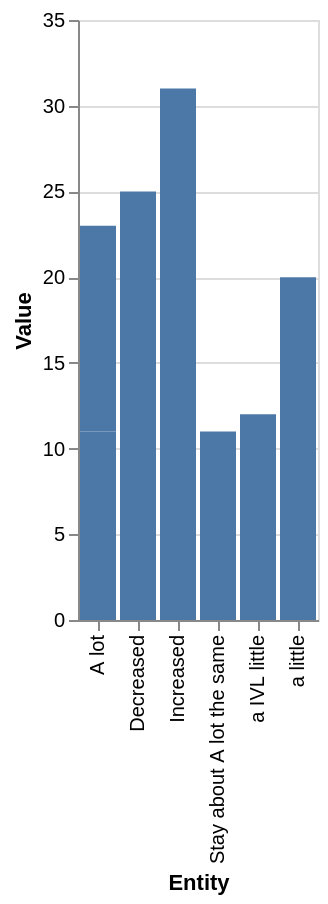

Source (Vega-Lite JSON):
### Vega-Lite specification from a JSON file in a GitHub repository (floating-point values rounded to 4 significant figures)
{"$schema": "https://vega.github.io/schema/vega-lite/v5.json", "description": "Bar chart auto-generated from CSV", "data": {"values": [{"Entity": "a IVL little", "Value": "12"}, {"Entity": "Increased", "Value": "31"}, {"Entity": "Stay about A lot the same", "Value": "11"}, {"Entity": "A lot", "Value": "11"}, {"Entity": "a little", "Value": "20"}, {"Entity": "A lot", "Value": "12"}, {"Entity": "Decreased", "Value": "25"}]}, "mark": "bar", "encoding": {"x": {"field": "Entity", "type": "ordinal"}, "y": {"field": "Value", "type": "quantitative"}}}
